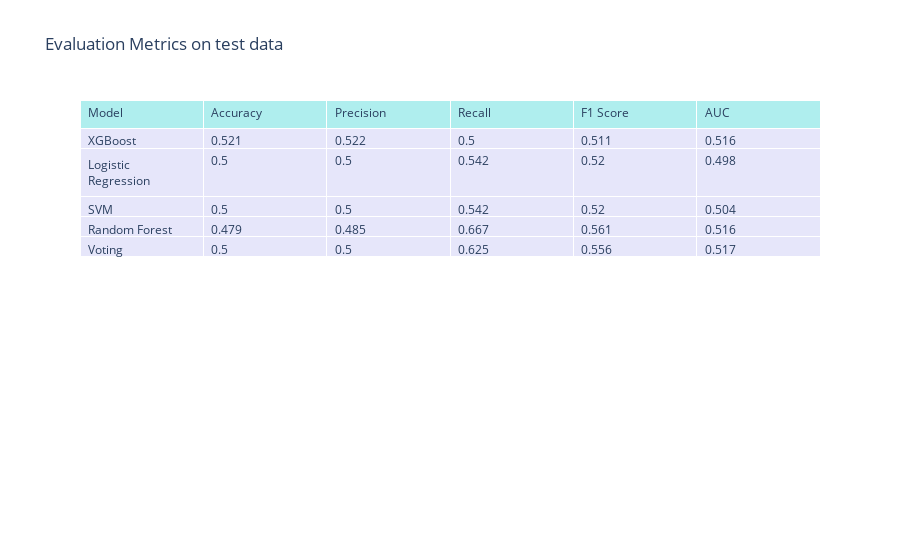

The notebook cell saved with this chart:
### Markdown cell above
### Test data

### Code cell
metrics_test = get_model_metrics(classifiers, X_train, y_train, X_test, y_test)
plot_metrics_table(metrics_test, title="Evaluation Metrics on test data")

### Figure 1 — Plotly figure (JSON) as saved in the notebook; plotly's stock layout.template omitted (floating-point values rounded to 4 significant figures)
{"data": [{"cells": {"align": "left", "fill": {"color": "lavender"}, "values": [["XGBoost", "Logistic Regression", "SVM", "Random Forest", "Voting"], [0.521, 0.5, 0.5, 0.479, 0.5], [0.522, 0.5, 0.5, 0.485, 0.5], [0.5, 0.542, 0.542, 0.667, 0.625], [0.511, 0.52, 0.52, 0.561, 0.556], [0.516, 0.498, 0.504, 0.516, 0.517]]}, "header": {"align": "left", "fill": {"color": "paleturquoise"}, "values": ["Model", "Accuracy", "Precision", "Recall", "F1 Score", "AUC"]}, "type": "table"}], "layout": {"title": {"text": "Evaluation Metrics on test data"}}}
